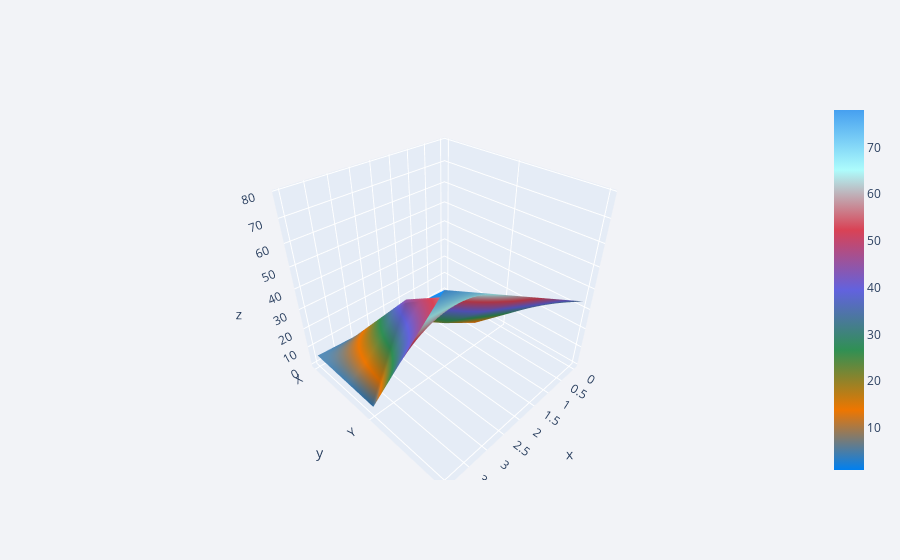

The cell this chart's notebook holds for it:
### Code cell
df1.iplot(kind = 'surface')

### Figure 1 — Plotly figure (JSON) as saved in the notebook; plotly's stock layout.template omitted (floating-point values rounded to 4 significant figures)
{"data": [{"colorscale": [[0, "rgb(0, 128, 240)"], [0.1667, "rgb(238, 118, 0)"], [0.3333, "rgb(48, 144, 84)"], [0.5, "rgb(98, 98, 222)"], [0.6667, "rgb(217, 66, 85)"], [0.8333, "rgb(173, 252, 252)"], [1, "rgb(70, 160, 240)"]], "type": "surface", "x": [0, 1, 2, 3, 4], "y": ["X", "Y", "Z"], "z": [[1, 2, 3, 4, 5], [11, 12, 23, 45, 4], [34, 45, 56, 67, 78]]}], "layout": {"legend": {"bgcolor": "#F2F3F7", "font": {"color": "#505050"}}, "paper_bgcolor": "#F2F3F7", "plot_bgcolor": "#F2F3F7", "title": {"font": {"color": "#484848"}}, "xaxis": {"gridcolor": "#E1E5ED", "showgrid": true, "tickfont": {"color": "#505050"}, "title": {"font": {"color": "#505050"}, "text": ""}, "zerolinecolor": "#E1E5ED"}, "yaxis": {"gridcolor": "#E1E5ED", "showgrid": true, "tickfont": {"color": "#505050"}, "title": {"font": {"color": "#505050"}, "text": ""}, "zerolinecolor": "#E1E5ED"}}}
